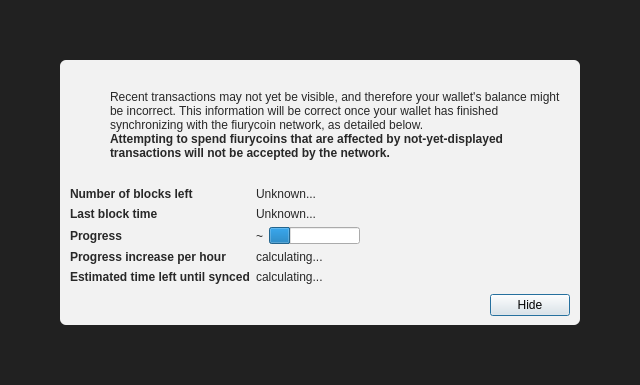
<?xml version="1.0" encoding="UTF-8"?>
<ui version="4.0">
 <class>ModalOverlay</class>
 <widget class="ModalOverlay" name="ModalOverlay">
  <property name="geometry">
   <rect>
    <x>0</x>
    <y>0</y>
    <width>640</width>
    <height>385</height>
   </rect>
  </property>
  <property name="windowTitle">
   <string>Form</string>
  </property>
  <layout class="QVBoxLayout" name="verticalLayout" stretch="0">
   <property name="sizeConstraint">
    <enum>QLayout::SetDefaultConstraint</enum>
   </property>
   <property name="leftMargin">
    <number>0</number>
   </property>
   <property name="topMargin">
    <number>0</number>
   </property>
   <property name="rightMargin">
    <number>0</number>
   </property>
   <property name="bottomMargin">
    <number>0</number>
   </property>
   <item>
    <widget class="QWidget" name="bgWidget" native="true">
     <property name="styleSheet">
      <string notr="true">#bgWidget { background: rgba(0,0,0,220); }</string>
     </property>
     <layout class="QVBoxLayout" name="verticalLayoutMain" stretch="1">
      <property name="leftMargin">
       <number>60</number>
      </property>
      <property name="topMargin">
       <number>60</number>
      </property>
      <property name="rightMargin">
       <number>60</number>
      </property>
      <property name="bottomMargin">
       <number>60</number>
      </property>
      <item>
       <widget class="QWidget" name="contentWidget" native="true">
        <property name="styleSheet">
         <string notr="true">#contentWidget { background: rgba(255,255,255,240); border-radius: 6px; }

QLabel { color: rgb(40,40,40);  }</string>
        </property>
        <layout class="QVBoxLayout" name="verticalLayoutSub" stretch="1,0,0,0">
         <property name="spacing">
          <number>0</number>
         </property>
         <property name="leftMargin">
          <number>10</number>
         </property>
         <property name="topMargin">
          <number>10</number>
         </property>
         <property name="rightMargin">
          <number>10</number>
         </property>
         <property name="bottomMargin">
          <number>10</number>
         </property>
         <item>
          <layout class="QHBoxLayout" name="horizontalLayoutIconText" stretch="0,1">
           <property name="topMargin">
            <number>20</number>
           </property>
           <item>
            <layout class="QVBoxLayout" name="verticalLayoutIcon">
             <property name="leftMargin">
              <number>0</number>
             </property>
             <item>
              <widget class="QPushButton" name="warningIcon">
               <property name="enabled">
                <bool>false</bool>
               </property>
               <property name="text">
                <string/>
               </property>
               <property name="icon">
                <iconset>
                 <normaloff>:/icons/warning</normaloff>
                 <disabledoff>:/icons/warning</disabledoff>:/icons/warning</iconset>
               </property>
               <property name="iconSize">
                <size>
                 <width>48</width>
                 <height>48</height>
                </size>
               </property>
               <property name="flat">
                <bool>true</bool>
               </property>
              </widget>
             </item>
             <item>
              <spacer name="verticalSpacerWarningIcon">
               <property name="orientation">
                <enum>Qt::Vertical</enum>
               </property>
               <property name="sizeHint" stdset="0">
                <size>
                 <width>20</width>
                 <height>40</height>
                </size>
               </property>
              </spacer>
             </item>
            </layout>
           </item>
           <item>
            <layout class="QVBoxLayout" name="verticalLayoutInfoText">
             <property name="leftMargin">
              <number>0</number>
             </property>
             <property name="topMargin">
              <number>0</number>
             </property>
             <item>
              <widget class="QLabel" name="infoText">
               <property name="text">
                <string>Recent transactions may not yet be visible, and therefore your wallet's balance might be incorrect. This information will be correct once your wallet has finished synchronizing with the fiurycoin network, as detailed below.</string>
               </property>
               <property name="textFormat">
                <enum>Qt::RichText</enum>
               </property>
               <property name="wordWrap">
                <bool>true</bool>
               </property>
              </widget>
             </item>
             <item>
              <widget class="QLabel" name="infoTextStrong">
               <property name="font">
                <font>
                 <weight>75</weight>
                 <bold>true</bold>
                </font>
               </property>
               <property name="text">
                <string>Attempting to spend fiurycoins that are affected by not-yet-displayed transactions will not be accepted by the network.</string>
               </property>
               <property name="textFormat">
                <enum>Qt::RichText</enum>
               </property>
               <property name="wordWrap">
                <bool>true</bool>
               </property>
              </widget>
             </item>
             <item>
              <spacer name="verticalSpacerInTextSpace">
               <property name="orientation">
                <enum>Qt::Vertical</enum>
               </property>
               <property name="sizeHint" stdset="0">
                <size>
                 <width>20</width>
                 <height>40</height>
                </size>
               </property>
              </spacer>
             </item>
            </layout>
           </item>
          </layout>
         </item>
         <item>
          <spacer name="verticalSpacerAfterText">
           <property name="orientation">
            <enum>Qt::Vertical</enum>
           </property>
           <property name="sizeHint" stdset="0">
            <size>
             <width>20</width>
             <height>40</height>
            </size>
           </property>
          </spacer>
         </item>
         <item>
          <layout class="QFormLayout" name="formLayout">
           <property name="fieldGrowthPolicy">
            <enum>QFormLayout::FieldsStayAtSizeHint</enum>
           </property>
           <property name="horizontalSpacing">
            <number>6</number>
           </property>
           <property name="verticalSpacing">
            <number>6</number>
           </property>
           <property name="topMargin">
            <number>10</number>
           </property>
           <item row="0" column="0">
            <widget class="QLabel" name="labelNumberOfBlocksLeft">
             <property name="font">
              <font>
               <weight>75</weight>
               <bold>true</bold>
              </font>
             </property>
             <property name="text">
              <string>Number of blocks left</string>
             </property>
            </widget>
           </item>
           <item row="0" column="1">
            <widget class="QLabel" name="numberOfBlocksLeft">
             <property name="text">
              <string>Unknown...</string>
             </property>
            </widget>
           </item>
           <item row="1" column="0">
            <widget class="QLabel" name="labelLastBlockTime">
             <property name="font">
              <font>
               <weight>75</weight>
               <bold>true</bold>
              </font>
             </property>
             <property name="text">
              <string>Last block time</string>
             </property>
            </widget>
           </item>
           <item row="1" column="1">
            <widget class="QLabel" name="newestBlockDate">
             <property name="sizePolicy">
              <sizepolicy hsizetype="Maximum" vsizetype="Preferred">
               <horstretch>0</horstretch>
               <verstretch>0</verstretch>
              </sizepolicy>
             </property>
             <property name="text">
              <string>Unknown...</string>
             </property>
            </widget>
           </item>
           <item row="2" column="0">
            <widget class="QLabel" name="labelSyncDone">
             <property name="font">
              <font>
               <weight>75</weight>
               <bold>true</bold>
              </font>
             </property>
             <property name="text">
              <string>Progress</string>
             </property>
            </widget>
           </item>
           <item row="2" column="1">
            <layout class="QHBoxLayout" name="horizontalLayoutSync" stretch="0,1">
             <item>
              <widget class="QLabel" name="percentageProgress">
               <property name="text">
                <string notr="true">~</string>
               </property>
              </widget>
             </item>
             <item>
              <widget class="QProgressBar" name="progressBar">
               <property name="value">
                <number>24</number>
               </property>
               <property name="format">
                <string/>
               </property>
              </widget>
             </item>
            </layout>
           </item>
           <item row="4" column="0">
            <widget class="QLabel" name="labelProgressIncrease">
             <property name="font">
              <font>
               <weight>75</weight>
               <bold>true</bold>
              </font>
             </property>
             <property name="text">
              <string>Progress increase per hour</string>
             </property>
            </widget>
           </item>
           <item row="4" column="1">
            <widget class="QLabel" name="progressIncreasePerH">
             <property name="text">
              <string>calculating...</string>
             </property>
            </widget>
           </item>
           <item row="5" column="0">
            <widget class="QLabel" name="labelEstimatedTimeLeft">
             <property name="font">
              <font>
               <weight>75</weight>
               <bold>true</bold>
              </font>
             </property>
             <property name="text">
              <string>Estimated time left until synced</string>
             </property>
            </widget>
           </item>
           <item row="5" column="1">
            <widget class="QLabel" name="expectedTimeLeft">
             <property name="text">
              <string>calculating...</string>
             </property>
            </widget>
           </item>
          </layout>
         </item>
         <item>
          <layout class="QHBoxLayout" name="horizontalLayoutButtons">
           <property name="leftMargin">
            <number>10</number>
           </property>
           <property name="topMargin">
            <number>10</number>
           </property>
           <item>
            <spacer name="horizontalSpacer">
             <property name="orientation">
              <enum>Qt::Horizontal</enum>
             </property>
             <property name="sizeHint" stdset="0">
              <size>
               <width>40</width>
               <height>20</height>
              </size>
             </property>
            </spacer>
           </item>
           <item>
            <widget class="QPushButton" name="closeButton">
             <property name="text">
              <string>Hide</string>
             </property>
             <property name="focusPolicy">
              <enum>Qt::StrongFocus</enum>
             </property>
             <property name="default">
              <bool>true</bool>
             </property>
            </widget>
           </item>
          </layout>
         </item>
        </layout>
       </widget>
      </item>
     </layout>
    </widget>
   </item>
  </layout>
 </widget>
 <customwidgets>
  <customwidget>
   <class>ModalOverlay</class>
   <extends>QWidget</extends>
   <header>qt/modaloverlay.h</header>
   <container>1</container>
  </customwidget>
 </customwidgets>
 <resources/>
 <connections/>
</ui>
